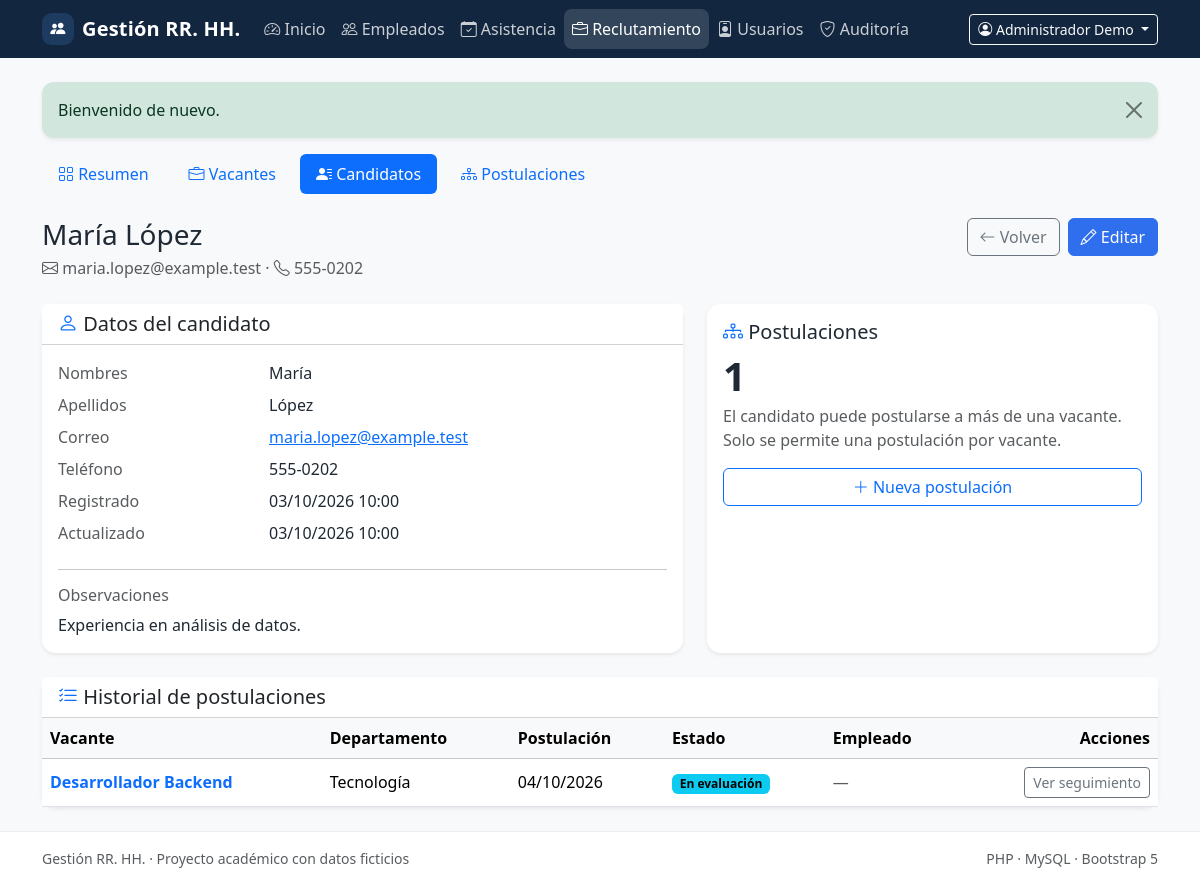
/candidates/2 (signed in), run on the app's committed database.
### tables this page shows
CREATE TABLE IF NOT EXISTS users (
    id BIGINT UNSIGNED NOT NULL AUTO_INCREMENT,
    name VARCHAR(120) NOT NULL,
    email VARCHAR(190) NOT NULL,
    password_hash VARCHAR(255) NOT NULL,
    password_changed_at DATETIME(6) NULL,
    role ENUM('admin', 'hr') NOT NULL DEFAULT 'hr',
    is_active TINYINT(1) NOT NULL DEFAULT 1,
    last_login_at DATETIME NULL,
    created_at TIMESTAMP NOT NULL DEFAULT CURRENT_TIMESTAMP,
    updated_at TIMESTAMP NOT NULL DEFAULT CURRENT_TIMESTAMP ON UPDATE CURRENT_TIMESTAMP,
    PRIMARY KEY (id),
    UNIQUE KEY uq_users_email (email),
    KEY idx_users_role_active (role, is_active)
);

CREATE TABLE IF NOT EXISTS candidates (
    id BIGINT UNSIGNED NOT NULL AUTO_INCREMENT,
    first_name VARCHAR(80) NOT NULL,
    last_name VARCHAR(80) NOT NULL,
    email VARCHAR(190) NOT NULL,
    phone VARCHAR(30) NULL,
    notes TEXT NULL,
    created_by BIGINT UNSIGNED NULL,
    updated_by BIGINT UNSIGNED NULL,
    created_at TIMESTAMP NOT NULL DEFAULT CURRENT_TIMESTAMP,
    updated_at TIMESTAMP NOT NULL DEFAULT CURRENT_TIMESTAMP ON UPDATE CURRENT_TIMESTAMP,
    PRIMARY KEY (id),
    UNIQUE KEY uq_candidates_email (email),
    KEY idx_candidates_name (last_name, first_name),
    CONSTRAINT fk_candidates_created_by
        FOREIGN KEY (created_by) REFERENCES users (id)
        ON UPDATE CASCADE ON DELETE SET NULL,
    CONSTRAINT fk_candidates_updated_by
        FOREIGN KEY (updated_by) REFERENCES users (id)
        ON UPDATE CASCADE ON DELETE SET NULL
);

CREATE TABLE IF NOT EXISTS applications (
    id BIGINT UNSIGNED NOT NULL AUTO_INCREMENT,
    candidate_id BIGINT UNSIGNED NOT NULL,
    vacancy_id BIGINT UNSIGNED NOT NULL,
    applied_at DATETIME NOT NULL DEFAULT CURRENT_TIMESTAMP,
    status ENUM('received', 'screening', 'interview', 'selected', 'rejected') NOT NULL DEFAULT 'received',
    notes TEXT NULL,
    employee_id BIGINT UNSIGNED NULL,
    created_by BIGINT UNSIGNED NULL,
    updated_by BIGINT UNSIGNED NULL,
    created_at TIMESTAMP NOT NULL DEFAULT CURRENT_TIMESTAMP,
    updated_at TIMESTAMP NOT NULL DEFAULT CURRENT_TIMESTAMP ON UPDATE CURRENT_TIMESTAMP,
    PRIMARY KEY (id),
    UNIQUE KEY uq_applications_candidate_vacancy (candidate_id, vacancy_id),
    KEY idx_applications_vacancy (vacancy_id),
    KEY idx_applications_status (status),
    KEY idx_applications_employee (employee_id),
    CONSTRAINT fk_applications_candidate
        FOREIGN KEY (candidate_id) REFERENCES candidates (id)
        ON UPDATE CASCADE ON DELETE RESTRICT,
    CONSTRAINT fk_applications_vacancy
        FOREIGN KEY (vacancy_id) REFERENCES vacancies (id)
        ON UPDATE CASCADE ON DELETE RESTRICT,
    CONSTRAINT fk_applications_employee
        FOREIGN KEY (employee_id) REFERENCES employees (id)
        ON UPDATE CASCADE ON DELETE SET NULL,
    CONSTRAINT fk_applications_created_by
        FOREIGN KEY (created_by) REFERENCES users (id)
        ON UPDATE CASCADE ON DELETE SET NULL,
    CONSTRAINT fk_applications_updated_by
        FOREIGN KEY (updated_by) REFERENCES users (id)
        ON UPDATE CASCADE ON DELETE SET NULL
);

CREATE TABLE IF NOT EXISTS vacancies (
    id BIGINT UNSIGNED NOT NULL AUTO_INCREMENT,
    title VARCHAR(150) NOT NULL,
    description TEXT NULL,
    department_id BIGINT UNSIGNED NOT NULL,
    position_id BIGINT UNSIGNED NULL,
    opening_date DATE NOT NULL,
    closing_date DATE NULL,
    status ENUM('open', 'closed') NOT NULL DEFAULT 'open',
    created_by BIGINT UNSIGNED NULL,
    updated_by BIGINT UNSIGNED NULL,
    created_at TIMESTAMP NOT NULL DEFAULT CURRENT_TIMESTAMP,
    updated_at TIMESTAMP NOT NULL DEFAULT CURRENT_TIMESTAMP ON UPDATE CURRENT_TIMESTAMP,
    PRIMARY KEY (id),
    KEY idx_vacancies_status (status),
    KEY idx_vacancies_department (department_id),
    KEY idx_vacancies_opening_date (opening_date),
    CONSTRAINT fk_vacancies_department
        FOREIGN KEY (department_id) REFERENCES departments (id)
        ON UPDATE CASCADE ON DELETE RESTRICT,
    CONSTRAINT fk_vacancies_position
        FOREIGN KEY (position_id) REFERENCES positions (id)
        ON UPDATE CASCADE ON DELETE RESTRICT,
    CONSTRAINT fk_vacancies_created_by
        FOREIGN KEY (created_by) REFERENCES users (id)
        ON UPDATE CASCADE ON DELETE SET NULL,
    CONSTRAINT fk_vacancies_updated_by
        FOREIGN KEY (updated_by) REFERENCES users (id)
        ON UPDATE CASCADE ON DELETE SET NULL,
    CONSTRAINT chk_vacancies_dates
        CHECK (closing_date IS NULL OR closing_date >= opening_date)
);

### src/Modules/Recruitment/Views/candidates/show.php (the view, shortened to what the rows shown need)
<?php
$activeTab = 'candidates';
require dirname(__DIR__) . '/partials/tabs.php';
$fullName = trim((string) $candidate['first_name'] . ' ' . (string) $candidate['last_name']);
$statusClasses = [
    'received' => 'secondary',
    'screening' => 'info',
    'interview' => 'primary',
    'selected' => 'success',
    'rejected' => 'danger',
];
?>
<div class="d-flex flex-wrap justify-content-between align-items-start gap-3 mb-4">
    <div>
        <h1 class="h3 mb-1"><?= e($fullName) ?></h1>
        <p class="text-body-secondary mb-0">
            <i class="bi bi-envelope"></i> <?= e((string) $candidate['email']) ?>
            <?php if ($candidate['phone'] !== null): ?>
                · <i class="bi bi-telephone"></i> <?= e((string) $candidate['phone']) ?>
            <?php endif; ?>
        </p>
    </div>
</div>
<div class="row g-4 mb-4">
    <div class="col-12 col-lg-7">
        <div class="card border-0 shadow-sm h-100">
            <div class="card-header bg-white">
                <h2 class="h5 mb-0"><i class="bi bi-person text-primary"></i> Datos del candidato</h2>
            </div>
            <div class="card-body">
                <dl class="row mb-0">
                    <dt class="col-sm-4 text-body-secondary fw-normal">Nombres</dt>
                    <dd class="col-sm-8"><?= e((string) $candidate['first_name']) ?></dd>
                    <dt class="col-sm-4 text-body-secondary fw-normal">Apellidos</dt>
                    <dd class="col-sm-8"><?= e((string) $candidate['last_name']) ?></dd>
                    <dt class="col-sm-4 text-body-secondary fw-normal">Correo</dt>
                    <dd class="col-sm-8">
                        <a href="mailto:<?= e((string) $candidate['email']) ?>"><?= e((string) $candidate['email']) ?></a>
                    </dd>
                    <dt class="col-sm-4 text-body-secondary fw-normal">Teléfono</dt>
                    <dd class="col-sm-8"><?= e((string) ($candidate['phone'] ?? 'No informado')) ?></dd>
                    <dt class="col-sm-4 text-body-secondary fw-normal">Registrado</dt>
                    <dd class="col-sm-8"><?= e(format_date($candidate['created_at'] !== null ? (string) $candidate['created_at'] : null, 'd/m/Y H:i')) ?></dd>
                    <dt class="col-sm-4 text-body-secondary fw-normal">Actualizado</dt>
                    <dd class="col-sm-8"><?= e(format_date($candidate['updated_at'] !== null ? (string) $candidate['updated_at'] : null, 'd/m/Y H:i')) ?></dd>
                </dl>
                <?php if ($candidate['notes'] !== null): ?>
                    <hr>
                    <h3 class="h6 text-body-secondary">Observaciones</h3>
                    <p class="mb-0" style="white-space: pre-line;"><?= e((string) $candidate['notes']) ?></p>
                <?php endif; ?>
            </div>
        </div>
    </div>
    <div class="col-12 col-lg-5">
        <div class="card border-0 shadow-sm h-100">
            <div class="card-body">
                <h2 class="h5"><i class="bi bi-diagram-3 text-primary"></i> Postulaciones</h2>
            </div>
        </div>
    </div>
</div>
<div class="card border-0 shadow-sm">
    <div class="card-header bg-white">
        <h2 class="h5 mb-0"><i class="bi bi-list-check text-primary"></i> Historial de postulaciones</h2>
    </div>
    <?php if ($applications === []): ?>
        <div class="card-body py-5 text-center">
            <i class="bi bi-diagram-3 display-5 text-body-tertiary"></i>
            <p class="text-body-secondary mt-3 mb-3">Este candidato aún no tiene postulaciones.</p>
            <a href="/applications/create?candidate_id=<?= (int) $candidate['id'] ?>"
               class="btn btn-primary">Registrar postulación</a>
        </div>
    <?php else: ?>
        <div class="table-responsive">
            <table class="table table-hover align-middle mb-0">
                <thead class="table-light">
                <tr>
                    <th scope="col">Vacante</th>
                    <th scope="col">Departamento</th>
                    <th scope="col">Postulación</th>
                    <th scope="col">Estado</th>
                    <th scope="col">Empleado</th>
                    <th scope="col" class="text-end">Acciones</th>
                </tr>
                </thead>
                <tbody>
                <?php foreach ($applications as $application): ?>
                    <tr>
                        <td>
                            <a class="fw-semibold text-decoration-none"
                               href="/applications/<?= (int) $application['id'] ?>">
                                <?= e((string) $application['vacancy_title']) ?>
                            </a>
                        </td>
                        <td><?= e((string) $application['vacancy_department_name']) ?></td>
                        <td><?= e(format_date((string) $application['applied_at'])) ?></td>
                        <td>
                            <span class="badge text-bg-<?= e($statusClasses[(string) $application['status']] ?? 'secondary') ?>">
                                <?= e(status_label((string) $application['status'])) ?>
                            </span>
                        </td>
                        <td>
                            <?php if ($application['employee_id'] !== null): ?>
                                <a href="/employees/<?= (int) $application['employee_id'] ?>">
                                    <?= e((string) ($application['employee_name'] ?? 'Ver empleado')) ?>
                                </a>
                            <?php else: ?>
                                <span class="text-body-secondary">—</span>
                            <?php endif; ?>
                        </td>
                        <td class="text-end">
                            <a href="/applications/<?= (int) $application['id'] ?>"
                               class="btn btn-sm btn-outline-secondary">Ver seguimiento</a>
                        </td>
                    </tr>
                <?php endforeach; ?>
                </tbody>
            </table>
        </div>
    <?php endif; ?>
</div>

### src/Shared/Views/layouts/app.php (shortened to what the rows shown need)
<!doctype html>
<html lang="es">
<head>
    <link href="https://cdn.jsdelivr.net/npm/bootstrap@5.3.3/dist/css/bootstrap.min.css" rel="stylesheet">
    <link href="https://cdn.jsdelivr.net/npm/bootstrap-icons@1.11.3/font/bootstrap-icons.min.css" rel="stylesheet">
    <link href="<?= e(asset('css/app.css')) ?>" rel="stylesheet">
</head>
<body class="bg-body-tertiary d-flex flex-column min-vh-100">
<nav class="navbar navbar-expand-lg navbar-dark app-navbar">
    <div class="container">
        <div class="collapse navbar-collapse" id="mainNavigation">
            <?php if ($currentUser !== null): ?>
                <div class="dropdown">
                    <button class="btn btn-sm btn-outline-light dropdown-toggle" type="button"
                            data-bs-toggle="dropdown" aria-expanded="false">
                        <i class="bi bi-person-circle"></i>
                        <?= e((string) $currentUser['name']) ?>
                    </button>
                </div>
            <?php endif; ?>
        </div>
    </div>
</nav>
<main class="flex-grow-1 py-4">
    <div class="container">
        <?php require __DIR__ . '/../partials/flash.php'; ?>
        <?= $content ?>
    </div>
</main>
</body>
</html>

### data on the page
users: name "Administrador Demo"
candidates: fullName "María López", email "maria.lopez@example.test", phone "555-0202", first_name "María", last_name "López", created_at "03/10/2026 10:00", updated_at "03/10/2026 10:00", notes "Experiencia en análisis de datos."
applications: vacancy.title "Desarrollador Backend", vacancy_department_name "Tecnología", applied_at "04/10/2026", status "En evaluación"

### other printed values
$appName "Gestión RR. HH."
$item['label'] "Inicio"
$item['label'] "Empleados"
$item['label'] "Asistencia"
$item['label'] "Reclutamiento"
$item['label'] "Usuarios"
$item['label'] "Auditoría"
$message['message'] "Bienvenido de nuevo."
$tab['label'] "Resumen"
$tab['label'] "Vacantes"
$tab['label'] "Candidatos"
$tab['label'] "Postulaciones"
count($applications) "1"
